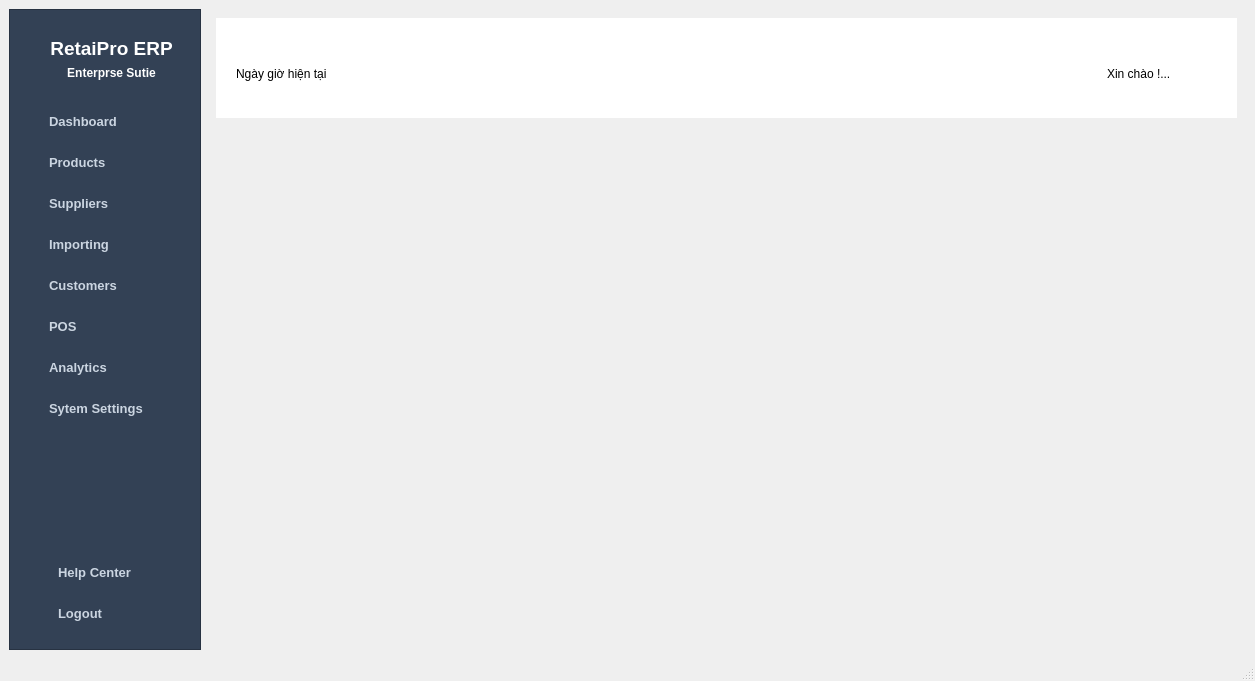
<?xml version="1.0" encoding="UTF-8"?>
<ui version="4.0">
 <class>MainWindow</class>
 <widget class="QMainWindow" name="MainWindow">
  <property name="geometry">
   <rect>
    <x>0</x>
    <y>0</y>
    <width>1255</width>
    <height>681</height>
   </rect>
  </property>
  <property name="windowTitle">
   <string>MainWindow</string>
  </property>
  <widget class="QWidget" name="centralwidget">
   <layout class="QHBoxLayout" name="horizontalLayout">
    <item>
     <widget class="QFrame" name="sidebar_frame">
      <property name="maximumSize">
       <size>
        <width>300</width>
        <height>16777215</height>
       </size>
      </property>
      <property name="styleSheet">
       <string notr="true">#sidebar_frame {
    background-color: #334155; 
}

/* 2. Định dạng các nút bấm */
#sidebar_frame QPushButton {
    color: #cbd5e1;                
    text-align: left;              
    padding: 10px 10px 10px 30px;  
    border: none;                  
    font-size: 13px;               
    font-weight: bold;             
}

/* 3. Hiệu ứng Hover cho nút */
#sidebar_frame QPushButton:hover {
    background-color: #475569;     
    color: #ffffff;                
    border-left: 4px solid #3b82f6;
}

/* 4. Đổi màu chữ Logo và Tiêu đề thành trắng cho nổi bật */
#sidebar_frame QLabel {
    color: #ffffff;
    font-weight: bold;
}</string>
      </property>
      <property name="frameShape">
       <enum>QFrame::StyledPanel</enum>
      </property>
      <property name="frameShadow">
       <enum>QFrame::Raised</enum>
      </property>
      <layout class="QVBoxLayout" name="verticalLayout_2">
       <item>
        <widget class="QFrame" name="frame">
         <property name="styleSheet">
          <string notr="true">#frame {
    background-color: #334155;
    border: none; 
}</string>
         </property>
         <property name="frameShape">
          <enum>QFrame::StyledPanel</enum>
         </property>
         <property name="frameShadow">
          <enum>QFrame::Raised</enum>
         </property>
         <layout class="QHBoxLayout" name="horizontalLayout_5">
          <item>
           <widget class="QLabel" name="label">
            <property name="maximumSize">
             <size>
              <width>70</width>
              <height>50</height>
             </size>
            </property>
            <property name="text">
             <string/>
            </property>
            <property name="pixmap">
             <pixmap>../../assets/images/logo.png</pixmap>
            </property>
            <property name="scaledContents">
             <bool>true</bool>
            </property>
           </widget>
          </item>
          <item>
           <widget class="QFrame" name="frame_2">
            <property name="styleSheet">
             <string notr="true">#frame_2 {
    background-color: #334155;
    border: none;
}</string>
            </property>
            <property name="frameShape">
             <enum>QFrame::StyledPanel</enum>
            </property>
            <property name="frameShadow">
             <enum>QFrame::Raised</enum>
            </property>
            <layout class="QVBoxLayout" name="verticalLayout">
             <item>
              <widget class="QLabel" name="label_2">
               <property name="font">
                <font>
                 <pointsize>14</pointsize>
                 <weight>75</weight>
                 <bold>true</bold>
                </font>
               </property>
               <property name="text">
                <string>RetaiPro ERP</string>
               </property>
               <property name="alignment">
                <set>Qt::AlignCenter</set>
               </property>
              </widget>
             </item>
             <item>
              <widget class="QLabel" name="label_3">
               <property name="font">
                <font>
                 <weight>75</weight>
                 <bold>true</bold>
                </font>
               </property>
               <property name="text">
                <string>Enterprse Sutie</string>
               </property>
               <property name="alignment">
                <set>Qt::AlignCenter</set>
               </property>
              </widget>
             </item>
            </layout>
           </widget>
          </item>
         </layout>
        </widget>
       </item>
       <item>
        <widget class="QPushButton" name="btn_dashboard">
         <property name="text">
          <string>Dashboard</string>
         </property>
        </widget>
       </item>
       <item>
        <widget class="QPushButton" name="btn_products">
         <property name="text">
          <string>Products</string>
         </property>
        </widget>
       </item>
       <item>
        <widget class="QPushButton" name="btn_suppliers">
         <property name="text">
          <string>Suppliers</string>
         </property>
        </widget>
       </item>
       <item>
        <widget class="QPushButton" name="btn_importing">
         <property name="text">
          <string>Importing</string>
         </property>
        </widget>
       </item>
       <item>
        <widget class="QPushButton" name="btn_customers">
         <property name="text">
          <string>Customers</string>
         </property>
        </widget>
       </item>
       <item>
        <widget class="QPushButton" name="btn_pos">
         <property name="text">
          <string>POS</string>
         </property>
        </widget>
       </item>
       <item>
        <widget class="QPushButton" name="btn_analytics">
         <property name="text">
          <string>Analytics</string>
         </property>
        </widget>
       </item>
       <item>
        <widget class="QPushButton" name="btn_settings">
         <property name="text">
          <string>Sytem Settings</string>
         </property>
        </widget>
       </item>
       <item>
        <spacer name="verticalSpacer">
         <property name="orientation">
          <enum>Qt::Vertical</enum>
         </property>
         <property name="sizeHint" stdset="0">
          <size>
           <width>20</width>
           <height>40</height>
          </size>
         </property>
        </spacer>
       </item>
       <item>
        <widget class="QFrame" name="frame_3">
         <property name="styleSheet">
          <string notr="true">#frame_3 {
    background-color: #334155;
    border: none; 
}</string>
         </property>
         <property name="frameShape">
          <enum>QFrame::StyledPanel</enum>
         </property>
         <property name="frameShadow">
          <enum>QFrame::Raised</enum>
         </property>
         <layout class="QVBoxLayout" name="verticalLayout_3">
          <item>
           <widget class="QPushButton" name="btn_help">
            <property name="text">
             <string>Help Center</string>
            </property>
           </widget>
          </item>
          <item>
           <widget class="QPushButton" name="btn_logout">
            <property name="text">
             <string>Logout</string>
            </property>
           </widget>
          </item>
         </layout>
        </widget>
       </item>
      </layout>
     </widget>
    </item>
    <item>
     <widget class="QWidget" name="widget" native="true">
      <layout class="QVBoxLayout" name="verticalLayout_4">
       <item>
        <widget class="QWidget" name="widget_2" native="true">
         <property name="maximumSize">
          <size>
           <width>16777215</width>
           <height>100</height>
          </size>
         </property>
         <property name="styleSheet">
          <string notr="true">#widget_2 {
    background-color: #ffffff; 
}</string>
         </property>
         <layout class="QHBoxLayout" name="horizontalLayout_2">
          <property name="leftMargin">
           <number>20</number>
          </property>
          <property name="topMargin">
           <number>20</number>
          </property>
          <property name="rightMargin">
           <number>20</number>
          </property>
          <item>
           <widget class="QLabel" name="lblDateTime">
            <property name="text">
             <string>Ngày giờ hiện tại</string>
            </property>
           </widget>
          </item>
          <item>
           <spacer name="horizontalSpacer">
            <property name="orientation">
             <enum>Qt::Horizontal</enum>
            </property>
            <property name="sizeHint" stdset="0">
             <size>
              <width>40</width>
              <height>20</height>
             </size>
            </property>
           </spacer>
          </item>
          <item>
           <widget class="QLabel" name="lblGreeting">
            <property name="text">
             <string>Xin chào !...</string>
            </property>
           </widget>
          </item>
          <item>
           <widget class="QLabel" name="lblAvatar">
            <property name="minimumSize">
             <size>
              <width>40</width>
              <height>40</height>
             </size>
            </property>
            <property name="maximumSize">
             <size>
              <width>40</width>
              <height>40</height>
             </size>
            </property>
            <property name="styleSheet">
             <string notr="true">QLabel {
    border-radius: 20px; /* Bắt buộc phải bằng đúng 1/2 kích thước Width/Height bạn vừa set ở Lỗi 1 */
    border-image: url(:/images/avata.jpg) 0 0 0 0 stretch stretch;
    background-color: transparent;
}</string>
            </property>
            <property name="text">
             <string/>
            </property>
            <property name="scaledContents">
             <bool>false</bool>
            </property>
            <property name="alignment">
             <set>Qt::AlignCenter</set>
            </property>
           </widget>
          </item>
         </layout>
        </widget>
       </item>
       <item>
        <widget class="QWidget" name="widget_3" native="true"/>
       </item>
      </layout>
     </widget>
    </item>
   </layout>
  </widget>
  <widget class="QMenuBar" name="menubar">
   <property name="geometry">
    <rect>
     <x>0</x>
     <y>0</y>
     <width>1255</width>
     <height>25</height>
    </rect>
   </property>
  </widget>
  <widget class="QStatusBar" name="statusbar"/>
 </widget>
 <resources>
  <include location="app_resources.qrc"/>
 </resources>
 <connections/>
</ui>
